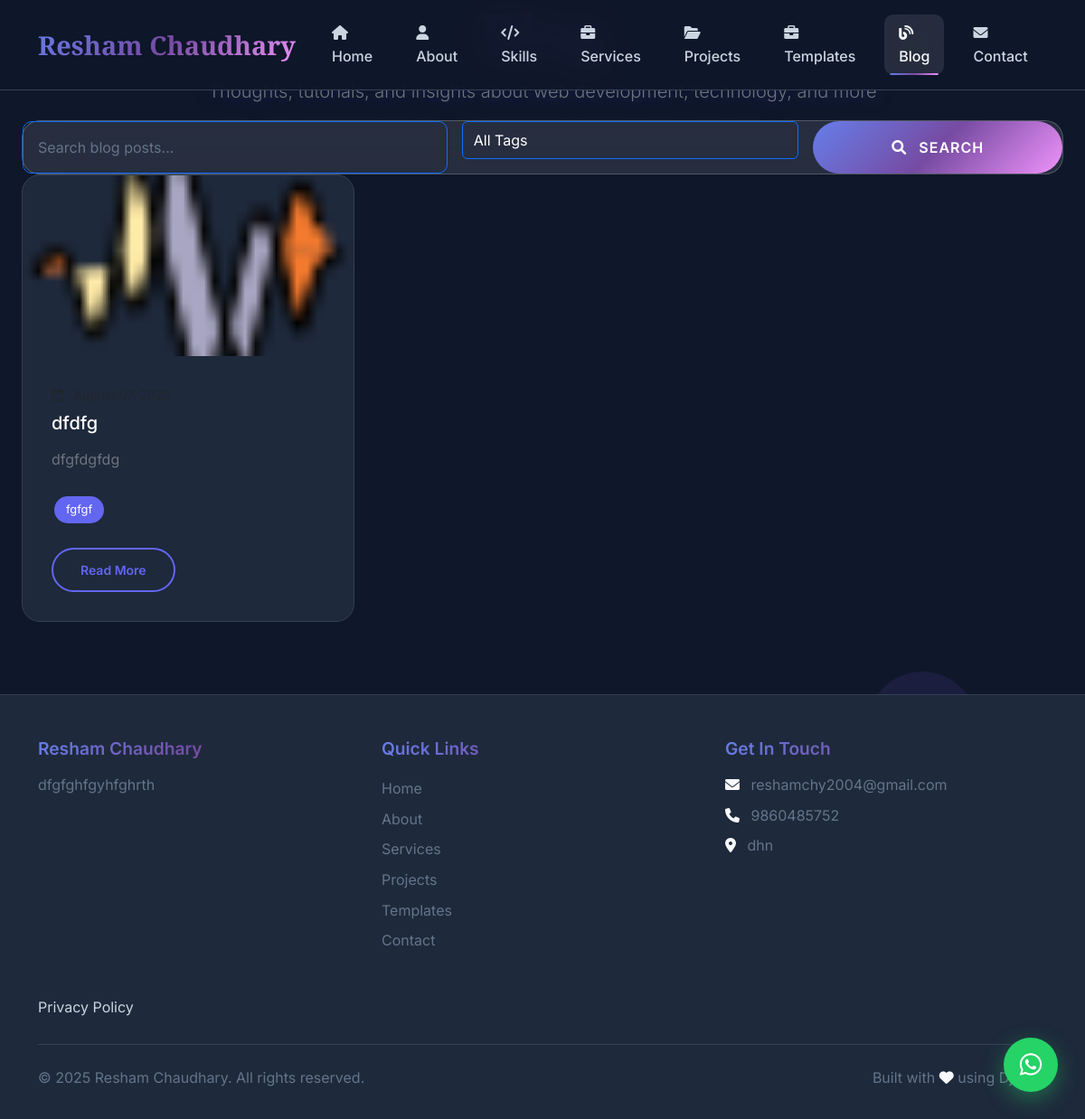
The page /blog/ on the database as committed earlier.
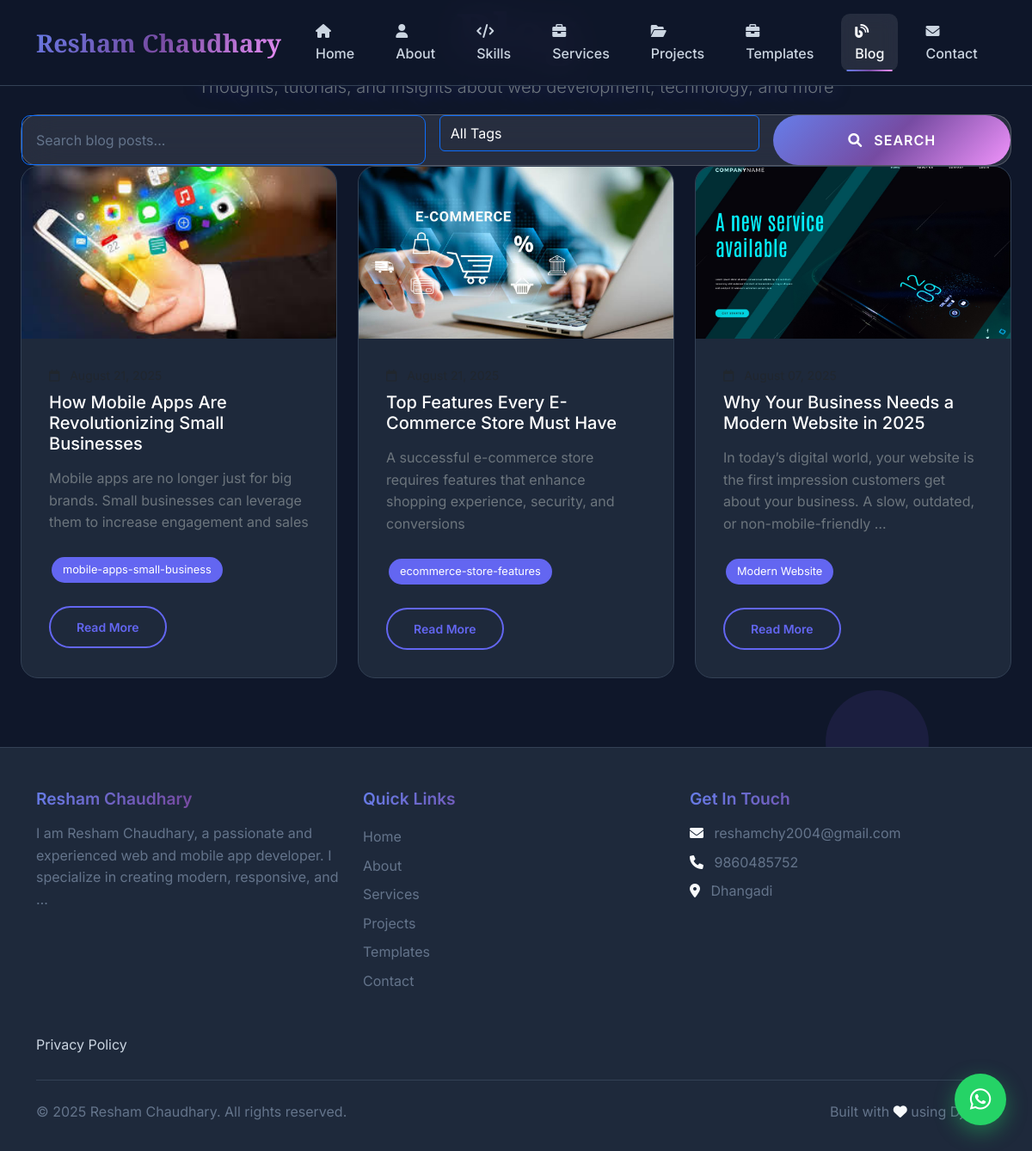
The same page on the database as committed later.
### app/models.py (models this page shows, shortened)
class BlogPost(models.Model):
    title = models.CharField(max_length=200)
    slug = models.SlugField(unique=True)
    content = RichTextField()
    excerpt = models.TextField(max_length=300)
    featured_image = models.ImageField(upload_to='blog/')
    tags = models.CharField(max_length=200, help_text="Comma-separated tags")
    is_published = models.BooleanField(default=True)
    created_at = models.DateTimeField(auto_now_add=True)
    updated_at = models.DateTimeField(auto_now=True)
    def get_tags_list(self):
        return [tag.strip() for tag in self.tags.split(',')]
    class Meta:
        ordering = ['-created_at']

class Profile(models.Model):
    name = models.CharField(max_length=100)
    title = models.CharField(max_length=200)
    bio = RichTextField()
    profile_image = models.ImageField(upload_to='profile/')
    resume = models.FileField(upload_to='resume/', blank=True, null=True)
    email = models.EmailField()
    phone = models.CharField(max_length=20, blank=True)
    location = models.CharField(max_length=100, blank=True)
    github = models.URLField(blank=True)
    linkedin = models.URLField(blank=True)
    twitter = models.URLField(blank=True)
    instagram = models.URLField(blank=True)
    created_at = models.DateTimeField(auto_now_add=True)
    class Meta:
        verbose_name = "Profile"
        verbose_name_plural = "Profile"

### app/views.py (the view)
# urls.py: path('blog/', views.blog, name='blog'),
def blog(request):
    profile = get_profile()
    search_query = request.GET.get('search', '')
    tag_filter = request.GET.get('tag', '')
    blogs_list = BlogPost.objects.filter(is_published=True)
    if search_query:
        blogs_list = blogs_list.filter(
            Q(title__icontains=search_query) |
            Q(content__icontains=search_query) |
            Q(excerpt__icontains=search_query)
        )
    if tag_filter:
        blogs_list = blogs_list.filter(tags__icontains=tag_filter)
    all_blogs = BlogPost.objects.filter(is_published=True)
    all_tags = set()
    for blog in all_blogs:
        all_tags.update(blog.get_tags_list())
    all_tags = sorted(list(all_tags))
    paginator = Paginator(blogs_list, 6)
    page_number = request.GET.get('page')
    blogs = paginator.get_page(page_number)
    context = {
        'profile': profile,
        'blogs': blogs,
        'search_query': search_query,
        'tag_filter': tag_filter,
        'all_tags': all_tags,
    }
    return render(request, 'blog.html', context)

### app/views.py (called while the page is built)
def get_profile():
    return Profile.objects.first()

### app/templates/blog.html (shortened to what this page needs)
{% extends 'base.html' %}
{% load static %}
{% block content %}
<div class="container-fluid px-4 py-12">
    <div class="text-center mb-12 fade-in-up animate">
        <h1 class="display-3 gradient-text">Blog</h1>
        <p class="lead text-glow text-secondary max-w-2xl mx-auto">
            Thoughts, tutorials, and insights about web development, technology, and more
        </p>
    </div>
    <div class="glass-card p-6 mb-8 animate">
        <form method="GET" class="row g-3">
            <div class="col-12 col-md-6 col-lg-5">
                <input type="text"
                       name="search"
                       value="{{ search_query }}"
                       placeholder="Search blog posts..."
                       class="form-control bg-transparent text-white border-primary"
                       aria-label="Search blog posts">
            </div>
            <div class="col-12 col-md-6 col-lg-4">
                <select name="tag" class="form-control bg-transparent text-white border-primary">
                    <option value="">All Tags</option>
                </select>
            </div>
            <div class="col-12 col-lg-3 d-flex gap-2">
                <button type="submit" class="btn btn-primary flex-grow-1">
                    <i class="fas fa-search me-2"></i> Search
                </button>
            </div>
        </form>
    </div>
    <div class="row g-6 mb-12">
        {% for blog in blogs %}
            <div class="col-12 col-md-6 col-lg-4">
                <article class="blog-card h-100 animate">
                    {% if blog.featured_image %}
                        <img src="{{ blog.featured_image.url }}" alt="{{ blog.title }}" class="blog-image w-100" loading="lazy">
                    {% else %}
                        <div class="blog-image w-100 bg-gradient-2 d-flex align-items-center justify-content-center">
                            <span class="text-white fs-5 fw-bold">{{ blog.title|truncatechars:15 }}</span>
                        </div>
                    {% endif %}
                    <div class="card-body">
                        <div class="text-muted small mb-2">
                            <i class="far fa-calendar me-2"></i>
                        </div>
                        <h2 class="h5 text-white mb-3 line-height-sm">{{ blog.title }}</h2>
                        <p class="text-secondary mb-4">{{ blog.excerpt|truncatewords:20 }}</p>
                        {% if blog.get_tags_list %}
                            <div class="d-flex flex-wrap gap-2 mb-4">
                                {% for tag in blog.get_tags_list %}
                                    <span class="tech-tag">{{ tag }}</span>
                                {% endfor %}
                            </div>
                        {% endif %}
                        <a href="{% url 'blog_detail' blog.slug %}" class="btn btn-outline-primary btn-sm">
                            Read More
                        </a>
                    </div>
                </article>
            </div>
        {% endfor %}
    </div>
</div>
{% endblock %}

### app/templates/base.html (shortened to what the changed rows need)
<!DOCTYPE html>
<html lang="en">
<head>
    <link href="https://cdnjs.cloudflare.com/ajax/libs/bootstrap/5.3.2/css/bootstrap.min.css" rel="stylesheet">
    <link href="https://cdnjs.cloudflare.com/ajax/libs/font-awesome/6.4.0/css/all.min.css" rel="stylesheet">
    <link rel="stylesheet" href="https://cdnjs.cloudflare.com/ajax/libs/font-awesome/6.0.0/css/all.min.css">
    <link href="https://cdnjs.cloudflare.com/ajax/libs/aos/2.3.4/aos.css" rel="stylesheet">
</head>
<body>
    <div class="animated-bg">
        <div class="floating-shapes">
            <div class="shape"></div>
        </div>
    </div>
    <nav class="navbar navbar-expand-lg navbar-dark fixed-top">
        <div class="container">
            <a class="navbar-brand" href="{% url 'home' %}">
                {% if profile %}{{ profile.name }}{% else %}Portfolio{% endif %}
            </a>
            <div class="collapse navbar-collapse" id="navbarNav">
                <ul class="navbar-nav ms-auto">
                </ul>
            </div>
        </div>
    </nav>
    <main>
        {% block content %}
        {% endblock %}
    </main>
    <footer class="footer">
        <div class="container">
            <div class="row">
                <div class="col-lg-4 mb-4">
                    <h5 class="gradient-text mb-3">
                        {% if profile %}{{ profile.name }}{% else %}Portfolio{% endif %}
                    </h5>
                    <p class="text-muted">
                        {% if profile %}{{ profile.bio|striptags|truncatewords:20 }}{% endif %}
                    </p>
                </div>
                <div class="col-lg-4 mb-4">
                    <h5 class="gradient-text mb-3">Get In Touch</h5>
                    {% if profile %}
                    <p class="text-muted mb-2">
                        <i class="fas fa-envelope me-2"></i>
                        {{ profile.email }}
                    </p>
                    {% if profile.phone %}
                    <p class="text-muted mb-2">
                        <i class="fas fa-phone me-2"></i>
                        {{ profile.phone }}
                    </p>
                    {% endif %}
                    {% if profile.location %}
                    <p class="text-muted mb-2">
                        <i class="fas fa-map-marker-alt me-2"></i>
                        {{ profile.location }}
                    </p>
                    {% endif %}
                    {% endif %}
                </div>
            </div>
            <div class="row">
                <div class="col-md-6">
                    <p class="text-muted mb-0">
                        © 2025 {% if profile %}{{ profile.name }}{% else %}Portfolio{% endif %}. All rights reserved.
                    </p>
                </div>
            </div>
        </div>
    </footer>
<a href="https://wa.me/9779860485752?text=Hello%20I'm%20interested%20in%20your%20services"
   class="whatsapp-float"
   target="_blank"
   rel="noopener noreferrer"
   aria-label="Chat on WhatsApp">
    <i class="fab fa-whatsapp"></i>
</a>
</body>
</html>

Rows that differ between the two databases and show on the page:
changed Profile "Resham Chaudhary": bio "dfgfghfgyhfghrth" → "I am Resham Chaudhary, a passionate and experienced web and mobile app developer. I specialize in creating modern, responsive, and …"; location "dhn" → "Dhangadi"
added BlogPost: featured_image (picture), title "How Mobile Apps Are Revolutionizing Small Businesses", excerpt "Mobile apps are no longer just for big brands. Small businesses can leverage them to increase engagement and sales", get_tags_list "mobile-apps-small-business"
added BlogPost: featured_image (picture), title "Top Features Every E-Commerce Store Must Have", excerpt "A successful e-commerce store requires features that enhance shopping experience, security, and conversions", get_tags_list "ecommerce-store-features"
changed BlogPost: featured_image: a different picture; title "dfdfg" → "Why Your Business Needs a Modern Website in 2025"; excerpt "dfgfdgfdg" → "In today’s digital world, your website is the first impression customers get about your business. A slow, outdated, or non-mobile-friendly …"; tags "fgfgf" → "Modern Website" (drawn)
Other text that changed with them:
new list line: "Modern Website"
list line gone: "fgfgf"
